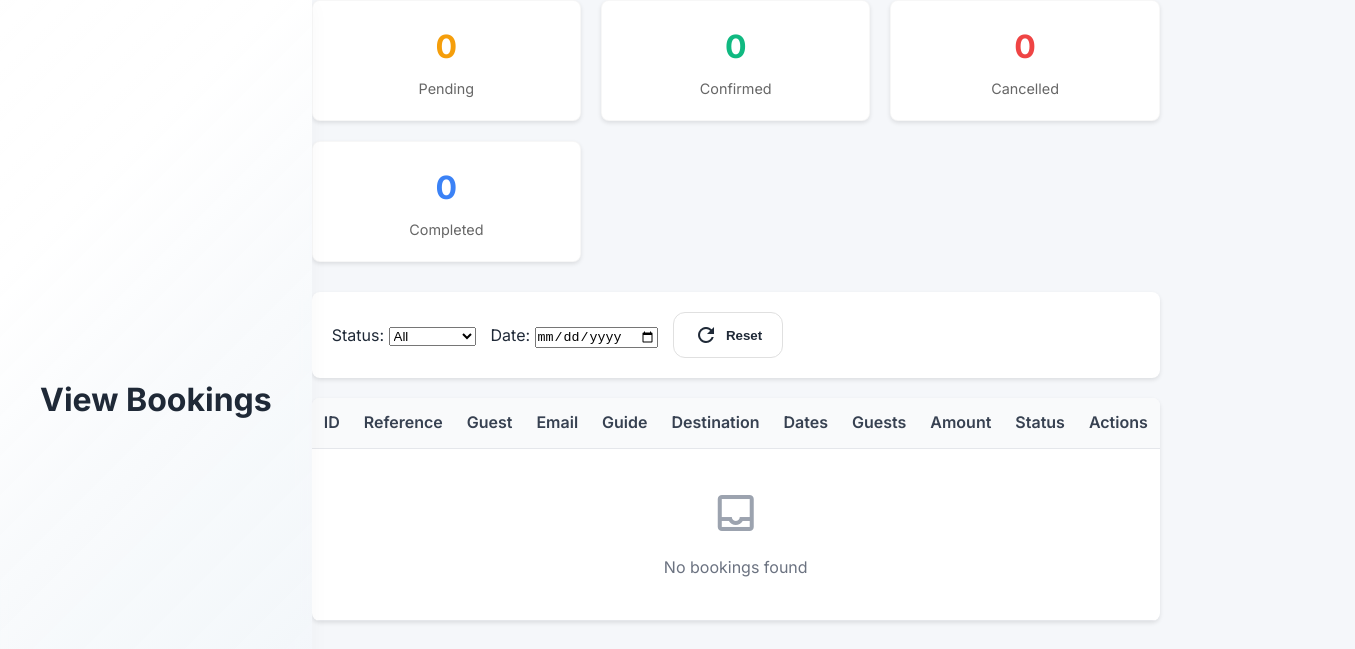
Before: /admin/view_bookings.php (signed in) with the older database file.
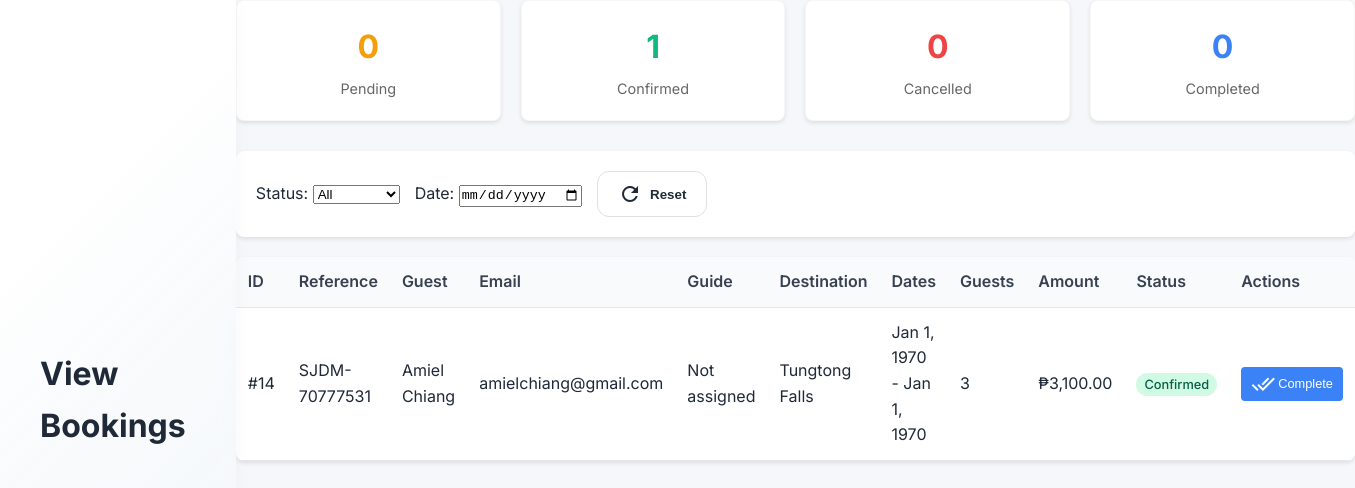
After: the same page with the newer database file.
### tables this page shows
CREATE TABLE `bookings` (
  `id` int(11) NOT NULL,
  `user_id` int(11) NOT NULL,
  `guide_id` int(11) DEFAULT NULL,
  `tour_name` varchar(200) NOT NULL,
  `destination` varchar(200) DEFAULT NULL,
  `booking_date` date NOT NULL,
  `check_in_date` date DEFAULT NULL,
  `check_out_date` date DEFAULT NULL,
  `number_of_people` int(11) NOT NULL,
  `contact_number` varchar(50) DEFAULT NULL,
  `email` varchar(255) DEFAULT NULL,
  `special_requests` text DEFAULT NULL,
  `total_amount` decimal(10,2) NOT NULL,
  `payment_method` enum('pay_later','gcash','bank_transfer') DEFAULT 'pay_later',
  `status` enum('pending','confirmed','cancelled','completed') DEFAULT 'pending',
  `booking_reference` varchar(50) DEFAULT NULL,
  `created_at` timestamp NOT NULL DEFAULT current_timestamp(),
  `updated_at` timestamp NOT NULL DEFAULT current_timestamp() ON UPDATE current_timestamp()
);

CREATE TABLE `users` (
  `id` int(11) NOT NULL,
  `first_name` varchar(50) NOT NULL,
  `last_name` varchar(50) NOT NULL,
  `email` varchar(100) NOT NULL,
  `password` varchar(255) NOT NULL,
  `user_type` enum('user','admin','tour_guide') DEFAULT 'user',
  `status` enum('active','inactive','suspended') DEFAULT 'active',
  `created_at` timestamp NOT NULL DEFAULT current_timestamp(),
  `updated_at` timestamp NOT NULL DEFAULT current_timestamp() ON UPDATE current_timestamp(),
  `last_login` timestamp NULL DEFAULT NULL,
  `preferences_set` tinyint(1) DEFAULT 0
);

### admin/view_bookings.php (the view, shortened to what the changed rows need)
<?php
require_once '../config/auth.php';
$whereConditions = [];
$whereClause = !empty($whereConditions) ? 'WHERE ' . implode(' AND ', $whereConditions) : '';
$query = "SELECT b.*, u.first_name, u.last_name, u.email as user_email, tg.name as guide_name, tg.contact_number as guide_contact
          FROM bookings b
          LEFT JOIN users u ON b.user_id = u.id
          LEFT JOIN tour_guides tg ON b.guide_id = tg.id
          $whereClause
          ORDER BY b.created_at DESC";
$result = $conn->query($query);
$statsQuery = "SELECT status, COUNT(*) as count FROM bookings GROUP BY status";
$statsResult = $conn->query($statsQuery);
$stats = [];
while ($row = $statsResult->fetch_assoc()) {
    $stats[$row['status']] = $row['count'];
}
?>
<!DOCTYPE html>
<html lang="en">
<head>
    <link rel="stylesheet" href="admin-styles.css">
</head>
<body>
    <div class="admin-container">
            <div class="top-bar">
                <div class="top-bar-left">
                    <h1>View Bookings</h1>
                </div>
            </div>
        <main class="admin-content">
            <div class="stats-grid">
                <div class="stat-card">
                    <div class="stat-number status-confirmed"><?php echo $stats['confirmed'] ?? 0; ?></div>
                    <div class="stat-label">Confirmed</div>
                </div>
            </div>
            <div class="bookings-table">
                <table>
                    <thead>
                        <tr>
                            <th>ID</th>
                            <th>Reference</th>
                            <th>Guest</th>
                            <th>Email</th>
                            <th>Guide</th>
                            <th>Destination</th>
                            <th>Dates</th>
                            <th>Guests</th>
                            <th>Amount</th>
                            <th>Status</th>
                            <th>Actions</th>
                        </tr>
                    </thead>
                    <tbody>
                        <?php if ($result && $result->num_rows > 0): ?>
                            <?php while ($booking = $result->fetch_assoc()): ?>
                                <tr>
                                    <td>#<?php echo $booking['id']; ?></td>
                                    <td><?php echo $booking['booking_reference']; ?></td>
                                    <td><?php echo $booking['first_name'] . ' ' . $booking['last_name']; ?></td>
                                    <td><?php echo $booking['email']; ?></td>
                                    <td><?php echo $booking['guide_name'] ?: 'Not assigned'; ?></td>
                                    <td><?php echo $booking['destination']; ?></td>
                                    <td><?php echo date('M j, Y', strtotime($booking['check_in_date'])); ?> - <?php echo date('M j, Y', strtotime($booking['check_out_date'])); ?></td>
                                    <td><?php echo $booking['number_of_people']; ?></td>
                                    <td>₱<?php echo number_format($booking['total_amount'], 2); ?></td>
                                    <td>
                                        <span class="badge badge-<?php echo $booking['status']; ?>">
                                            <?php echo ucfirst($booking['status']); ?>
                                        </span>
                                    </td>
                                    <td>
                                        <div class="action-buttons">
                                            <?php if ($booking['status'] === 'confirmed'): ?>
                                                <form method="POST" style="display:inline;">
                                                    <button type="submit" class="btn-small btn-complete" onclick="return confirm('Mark this booking as completed?')">
                                                        <span class="material-icons-outlined">done_all</span>
                                                        Complete
                                                    </button>
                                                </form>
                                            <?php endif; ?>
                                        </div>
                                    </td>
                                </tr>
                            <?php endwhile; ?>
                        <?php else: ?>
                            <tr>
                                <td colspan="11" style="text-align: center; padding: 40px;">
                                    <span class="material-icons-outlined" style="font-size: 48px; color: #9ca3af;">inbox</span>
                                    <p style="color: #6b7280; margin-top: 10px;">No bookings found</p>
                                </td>
                            </tr>
                        <?php endif; ?>
                    </tbody>
                </table>
            </div>
        </main>
    </div>
</body>
</html>

Changed rows visible on the page:
added bookings: id "14", booking_reference "SJDM-70777531", user.first_name "Amiel", user.last_name "Chiang", email "amielchiang@gmail.com", guide_name "Not assigned", destination "Tungtong Falls", check_in_date "Jan 1, 1970", check_out_date "Jan 1, 1970", number_of_people "3", total_amount "3,100.00", status "Confirmed"
Other visible differences:
$stats['confirmed']: "0" → "1"
text no longer shown: "No bookings found"
